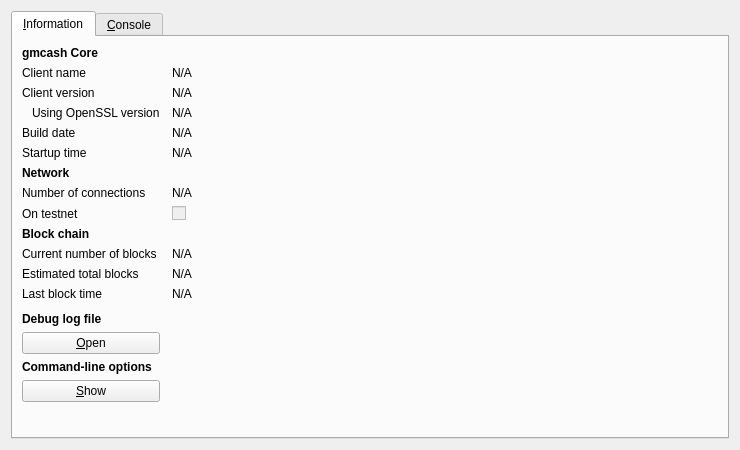
<?xml version="1.0" encoding="UTF-8"?>
<ui version="4.0">
 <class>RPCConsole</class>
 <widget class="QDialog" name="RPCConsole">
  <property name="geometry">
   <rect>
    <x>0</x>
    <y>0</y>
    <width>740</width>
    <height>450</height>
   </rect>
  </property>
  <property name="windowTitle">
   <string>gmcash - Debug window</string>
  </property>
  <layout class="QVBoxLayout" name="verticalLayout_2">
   <item>
    <widget class="QTabWidget" name="tabWidget">
     <property name="currentIndex">
      <number>0</number>
     </property>
     <widget class="QWidget" name="tab_info">
      <attribute name="title">
       <string>&amp;Information</string>
      </attribute>
      <layout class="QGridLayout" name="gridLayout" columnstretch="0,1">
       <property name="horizontalSpacing">
        <number>12</number>
       </property>
       <item row="0" column="0">
        <widget class="QLabel" name="label_9">
         <property name="font">
          <font>
           <weight>75</weight>
           <bold>true</bold>
          </font>
         </property>
         <property name="text">
          <string>gmcash Core</string>
         </property>
        </widget>
       </item>
       <item row="1" column="0">
        <widget class="QLabel" name="label_5">
         <property name="text">
          <string>Client name</string>
         </property>
        </widget>
       </item>
       <item row="1" column="1">
        <widget class="QLabel" name="clientName">
         <property name="cursor">
          <cursorShape>IBeamCursor</cursorShape>
         </property>
         <property name="text">
          <string>N/A</string>
         </property>
         <property name="textFormat">
          <enum>Qt::PlainText</enum>
         </property>
         <property name="textInteractionFlags">
          <set>Qt::LinksAccessibleByMouse|Qt::TextSelectableByKeyboard|Qt::TextSelectableByMouse</set>
         </property>
        </widget>
       </item>
       <item row="2" column="0">
        <widget class="QLabel" name="label_6">
         <property name="text">
          <string>Client version</string>
         </property>
        </widget>
       </item>
       <item row="2" column="1">
        <widget class="QLabel" name="clientVersion">
         <property name="cursor">
          <cursorShape>IBeamCursor</cursorShape>
         </property>
         <property name="text">
          <string>N/A</string>
         </property>
         <property name="textFormat">
          <enum>Qt::PlainText</enum>
         </property>
         <property name="textInteractionFlags">
          <set>Qt::LinksAccessibleByMouse|Qt::TextSelectableByKeyboard|Qt::TextSelectableByMouse</set>
         </property>
        </widget>
       </item>
       <item row="3" column="0">
        <widget class="QLabel" name="label_14">
         <property name="text">
          <string>Using OpenSSL version</string>
         </property>
         <property name="indent">
          <number>10</number>
         </property>
        </widget>
       </item>
       <item row="3" column="1">
        <widget class="QLabel" name="openSSLVersion">
         <property name="cursor">
          <cursorShape>IBeamCursor</cursorShape>
         </property>
         <property name="text">
          <string>N/A</string>
         </property>
         <property name="textFormat">
          <enum>Qt::PlainText</enum>
         </property>
         <property name="textInteractionFlags">
          <set>Qt::LinksAccessibleByMouse|Qt::TextSelectableByKeyboard|Qt::TextSelectableByMouse</set>
         </property>
        </widget>
       </item>
       <item row="4" column="0">
        <widget class="QLabel" name="label_12">
         <property name="text">
          <string>Build date</string>
         </property>
        </widget>
       </item>
       <item row="4" column="1">
        <widget class="QLabel" name="buildDate">
         <property name="cursor">
          <cursorShape>IBeamCursor</cursorShape>
         </property>
         <property name="text">
          <string>N/A</string>
         </property>
         <property name="textFormat">
          <enum>Qt::PlainText</enum>
         </property>
         <property name="textInteractionFlags">
          <set>Qt::LinksAccessibleByMouse|Qt::TextSelectableByKeyboard|Qt::TextSelectableByMouse</set>
         </property>
        </widget>
       </item>
       <item row="5" column="0">
        <widget class="QLabel" name="label_13">
         <property name="text">
          <string>Startup time</string>
         </property>
        </widget>
       </item>
       <item row="5" column="1">
        <widget class="QLabel" name="startupTime">
         <property name="cursor">
          <cursorShape>IBeamCursor</cursorShape>
         </property>
         <property name="text">
          <string>N/A</string>
         </property>
         <property name="textFormat">
          <enum>Qt::PlainText</enum>
         </property>
         <property name="textInteractionFlags">
          <set>Qt::LinksAccessibleByMouse|Qt::TextSelectableByKeyboard|Qt::TextSelectableByMouse</set>
         </property>
        </widget>
       </item>
       <item row="6" column="0">
        <widget class="QLabel" name="label_11">
         <property name="font">
          <font>
           <weight>75</weight>
           <bold>true</bold>
          </font>
         </property>
         <property name="text">
          <string>Network</string>
         </property>
        </widget>
       </item>
       <item row="7" column="0">
        <widget class="QLabel" name="label_7">
         <property name="text">
          <string>Number of connections</string>
         </property>
        </widget>
       </item>
       <item row="7" column="1">
        <widget class="QLabel" name="numberOfConnections">
         <property name="cursor">
          <cursorShape>IBeamCursor</cursorShape>
         </property>
         <property name="text">
          <string>N/A</string>
         </property>
         <property name="textFormat">
          <enum>Qt::PlainText</enum>
         </property>
         <property name="textInteractionFlags">
          <set>Qt::LinksAccessibleByMouse|Qt::TextSelectableByKeyboard|Qt::TextSelectableByMouse</set>
         </property>
        </widget>
       </item>
       <item row="8" column="0">
        <widget class="QLabel" name="label_8">
         <property name="text">
          <string>On testnet</string>
         </property>
        </widget>
       </item>
       <item row="8" column="1">
        <widget class="QCheckBox" name="isTestNet">
         <property name="enabled">
          <bool>false</bool>
         </property>
         <property name="text">
          <string/>
         </property>
        </widget>
       </item>
       <item row="9" column="0">
        <widget class="QLabel" name="label_10">
         <property name="font">
          <font>
           <weight>75</weight>
           <bold>true</bold>
          </font>
         </property>
         <property name="text">
          <string>Block chain</string>
         </property>
        </widget>
       </item>
       <item row="10" column="0">
        <widget class="QLabel" name="label_3">
         <property name="text">
          <string>Current number of blocks</string>
         </property>
        </widget>
       </item>
       <item row="10" column="1">
        <widget class="QLabel" name="numberOfBlocks">
         <property name="cursor">
          <cursorShape>IBeamCursor</cursorShape>
         </property>
         <property name="text">
          <string>N/A</string>
         </property>
         <property name="textFormat">
          <enum>Qt::PlainText</enum>
         </property>
         <property name="textInteractionFlags">
          <set>Qt::LinksAccessibleByMouse|Qt::TextSelectableByKeyboard|Qt::TextSelectableByMouse</set>
         </property>
        </widget>
       </item>
       <item row="11" column="0">
        <widget class="QLabel" name="label_4">
         <property name="text">
          <string>Estimated total blocks</string>
         </property>
        </widget>
       </item>
       <item row="11" column="1">
        <widget class="QLabel" name="totalBlocks">
         <property name="cursor">
          <cursorShape>IBeamCursor</cursorShape>
         </property>
         <property name="text">
          <string>N/A</string>
         </property>
         <property name="textFormat">
          <enum>Qt::PlainText</enum>
         </property>
         <property name="textInteractionFlags">
          <set>Qt::LinksAccessibleByMouse|Qt::TextSelectableByKeyboard|Qt::TextSelectableByMouse</set>
         </property>
        </widget>
       </item>
       <item row="12" column="0">
        <widget class="QLabel" name="label_2">
         <property name="text">
          <string>Last block time</string>
         </property>
        </widget>
       </item>
       <item row="12" column="1">
        <widget class="QLabel" name="lastBlockTime">
         <property name="cursor">
          <cursorShape>IBeamCursor</cursorShape>
         </property>
         <property name="text">
          <string>N/A</string>
         </property>
         <property name="textFormat">
          <enum>Qt::PlainText</enum>
         </property>
         <property name="textInteractionFlags">
          <set>Qt::LinksAccessibleByMouse|Qt::TextSelectableByKeyboard|Qt::TextSelectableByMouse</set>
         </property>
        </widget>
       </item>
       <item row="13" column="0">
        <spacer name="verticalSpacer_2">
         <property name="orientation">
          <enum>Qt::Vertical</enum>
         </property>
         <property name="sizeHint" stdset="0">
          <size>
           <width>20</width>
           <height>20</height>
          </size>
         </property>
        </spacer>
       </item>
       <item row="14" column="0">
        <widget class="QLabel" name="labelDebugLogfile">
         <property name="font">
          <font>
           <weight>75</weight>
           <bold>true</bold>
          </font>
         </property>
         <property name="text">
          <string>Debug log file</string>
         </property>
        </widget>
       </item>
       <item row="15" column="0">
        <widget class="QPushButton" name="openDebugLogfileButton">
         <property name="toolTip">
          <string>Open the gmcash debug log file from the current data directory. This can take a few seconds for large log files.</string>
         </property>
         <property name="text">
          <string>&amp;Open</string>
         </property>
         <property name="autoDefault">
          <bool>false</bool>
         </property>
        </widget>
       </item>
       <item row="16" column="0">
        <widget class="QLabel" name="labelCLOptions">
         <property name="font">
          <font>
           <weight>75</weight>
           <bold>true</bold>
          </font>
         </property>
         <property name="text">
          <string>Command-line options</string>
         </property>
        </widget>
       </item>
       <item row="17" column="0">
        <widget class="QPushButton" name="showCLOptionsButton">
         <property name="toolTip">
          <string>Show the gmcash-Qt help message to get a list with possible gmcash command-line options.</string>
         </property>
         <property name="text">
          <string>&amp;Show</string>
         </property>
         <property name="autoDefault">
          <bool>false</bool>
         </property>
        </widget>
       </item>
       <item row="18" column="0">
        <spacer name="verticalSpacer">
         <property name="orientation">
          <enum>Qt::Vertical</enum>
         </property>
         <property name="sizeHint" stdset="0">
          <size>
           <width>20</width>
           <height>40</height>
          </size>
         </property>
        </spacer>
       </item>
      </layout>
     </widget>
     <widget class="QWidget" name="tab_console">
      <attribute name="title">
       <string>&amp;Console</string>
      </attribute>
      <layout class="QVBoxLayout" name="verticalLayout_3">
       <property name="spacing">
        <number>3</number>
       </property>
       <item>
        <widget class="QTextEdit" name="messagesWidget">
         <property name="minimumSize">
          <size>
           <width>0</width>
           <height>100</height>
          </size>
         </property>
         <property name="readOnly">
          <bool>true</bool>
         </property>
         <property name="tabKeyNavigation" stdset="0">
          <bool>false</bool>
         </property>
         <property name="columnCount" stdset="0">
          <number>2</number>
         </property>
        </widget>
       </item>
       <item>
        <layout class="QHBoxLayout" name="horizontalLayout">
         <property name="spacing">
          <number>3</number>
         </property>
         <item>
          <widget class="QLabel" name="label">
           <property name="text">
            <string notr="true">&gt;</string>
           </property>
          </widget>
         </item>
         <item>
          <widget class="QLineEdit" name="lineEdit"/>
         </item>
         <item>
          <widget class="QPushButton" name="clearButton">
           <property name="maximumSize">
            <size>
             <width>24</width>
             <height>24</height>
            </size>
           </property>
           <property name="toolTip">
            <string>Clear console</string>
           </property>
           <property name="text">
            <string/>
           </property>
           <property name="icon">
            <iconset resource="../bitcoin.qrc">
             <normaloff>:/icons/remove</normaloff>:/icons/remove</iconset>
           </property>
           <property name="shortcut">
            <string notr="true">Ctrl+L</string>
           </property>
           <property name="autoDefault">
            <bool>false</bool>
           </property>
          </widget>
         </item>
        </layout>
       </item>
      </layout>
     </widget>
    </widget>
   </item>
  </layout>
 </widget>
 <resources>
  <include location="../bitcoin.qrc"/>
 </resources>
 <connections/>
</ui>
